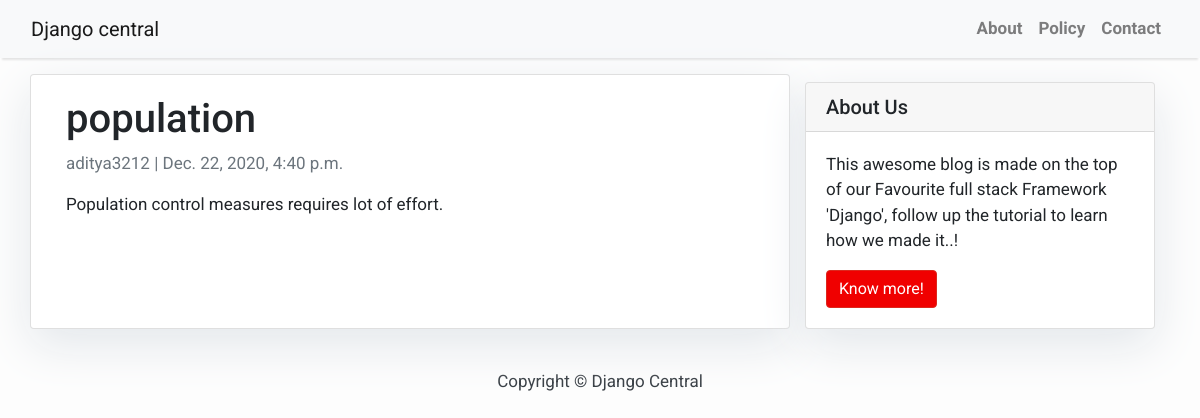
/1/, run on the app's committed database.
### postt/models.py (models this page shows, shortened)
class Post(models.Model):
    title = models.CharField(max_length=200, unique=True)
    slug = models.SlugField(max_length=200, unique=True)
    author = models.ForeignKey(User, on_delete= models.CASCADE,related_name='blog_posts')
    updated_on = models.DateTimeField(auto_now= True)
    content = models.TextField()
    created_on = models.DateTimeField(auto_now_add=True)
    class Meta:
        ordering = ['-created_on']

### postt/views.py (the view)
# urls.py: path('<slug:slug>/',views.PostDetail.as_view(),name='post_detail'),
class PostDetail(generic.DetailView):
    model=Post
    template_name='post_detail.html'

### templates/post_detail.html
{% extends 'base.html' %} {% block content %}
<div class="container">
  <div class="row">
    <div class="col-md-8 card mb-4  mt-3 left  top">
      <div class="card-body">
        <h1>{% block title %} {{ object.title }} {% endblock title %}</h1>
        <p class=" text-muted">{{ post.author }} | {{ post.created_on }}</p>
        <p class="card-text ">{{ object.content | safe }}</p>
      </div>
    </div>
    {% block sidebar %} {% include 'sidebar.html' %} {% endblock sidebar %}
  </div>
</div>
{% endblock content %}

### templates/base.html (style rules this page uses)
body { font-family: "Roboto", sans-serif; font-size: 17px; background-color: #fdfdfd; }

### templates/sidebar.html (style rules this page uses)
.card { box-shadow: 0 16px 48px #E3E7EB; }

### data on the page
Post: title "population", author "aditya3212", created_on "Dec. 22, 2020, 4:40 p.m.", content "Population control measures requires lot of effort."
